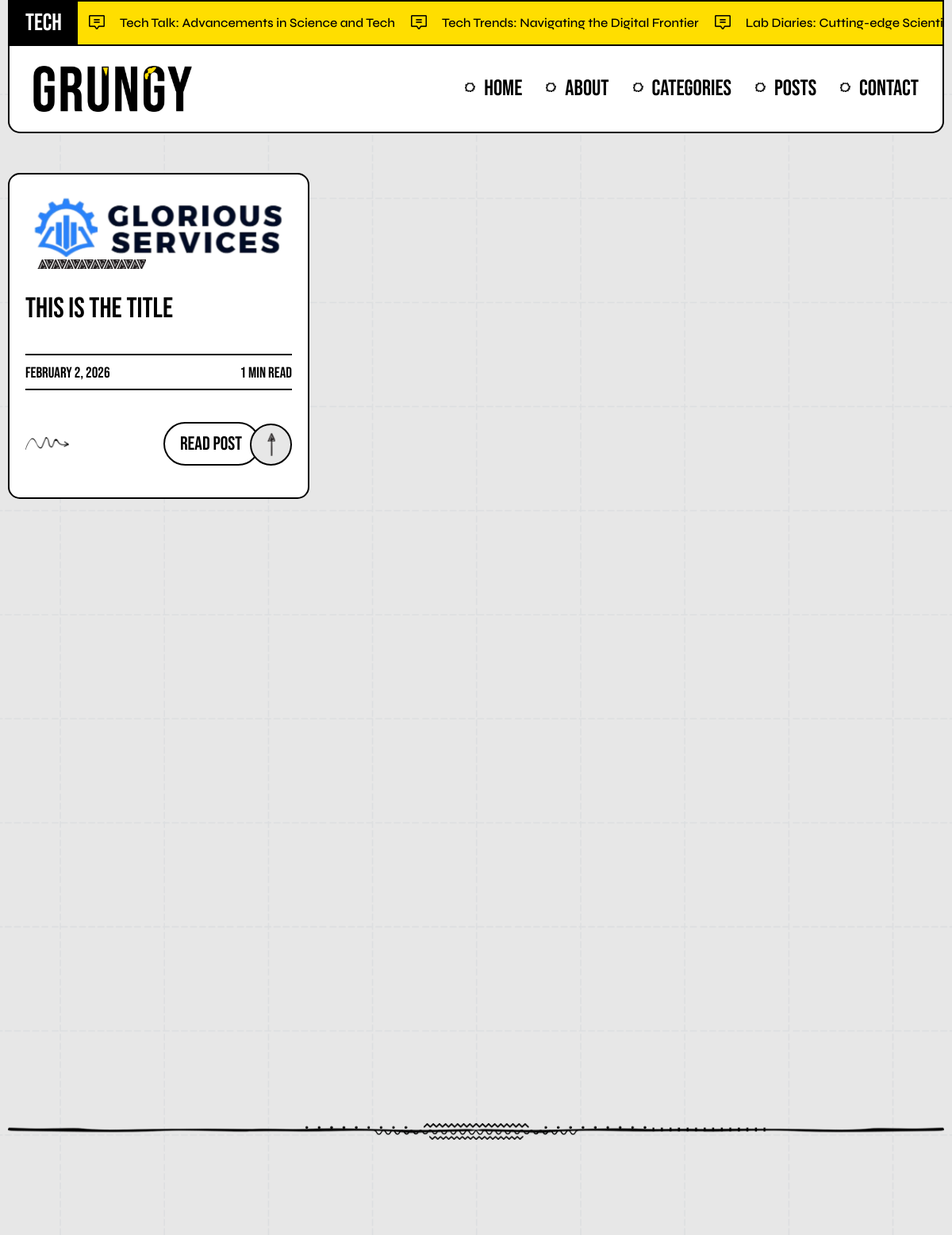
/posts.php, run on the app's committed database.
### tables this page shows
CREATE TABLE `blogs` (
  `id` int(11) NOT NULL,
  `title` varchar(255) DEFAULT NULL,
  `slug` varchar(255) DEFAULT NULL,
  `blog_date` date DEFAULT NULL,
  `content` longtext DEFAULT NULL,
  `featured_image` varchar(255) DEFAULT NULL,
  `meta_title` varchar(255) DEFAULT NULL,
  `meta_description` varchar(255) DEFAULT NULL,
  `category` varchar(100) DEFAULT NULL,
  `tags` varchar(255) DEFAULT NULL,
  `status` enum('draft','published') DEFAULT 'published',
  `created_at` timestamp NULL DEFAULT current_timestamp()
);

### posts.php (the view, shortened to what this page needs)
<?php
$host = "localhost";
$dbname = "u614646620_lyrical_db";
$username = "u614646620_lyrical_user";
$password = "Aezakmi22@@";
$conn = mysqli_connect($host, $username, $password, $dbname);
$query = "SELECT * FROM blogs WHERE status = 'published' ORDER BY blog_date DESC";
$result = mysqli_query($conn, $query);
?>
<!DOCTYPE html>
<html data-wf-page="grungy-id">
    <head>
        <link href="css/normalize.css" rel="stylesheet" type="text/css" />
        <link href="css/layout.css" rel="stylesheet" type="text/css" />
        <link href="css/style.css" rel="stylesheet" type="text/css" />
    </head>
    <body class="body">
         <?php include 'header.php'; ?>
        <section class="top-blog-section">
            <div class="w-layout-blockcontainer main-container w-container">
                <div class="top-blog-list-wrapper w-dyn-list">
                    <div role="list" class="top-blog-list w-dyn-items">
                        <?php
                        if (mysqli_num_rows($result) > 0) {
                            while ($blog = mysqli_fetch_assoc($result)) {
                                $title = htmlspecialchars($blog['title']);
                                $slug = htmlspecialchars($blog['slug']);
                                $blog_date = date('F j, Y', strtotime($blog['blog_date']));
                                $content = $blog['content'];
                                $featured_image = htmlspecialchars($blog['featured_image']);
                                $word_count = str_word_count(strip_tags($content));
                                $read_time = max(1, ceil($word_count / 200));
                                $image_path = !empty($featured_image) ? 'uploads/' . $featured_image : 'images/default-blog.jpg';
                                $blog_url = 'singleblog.php?slug=' . urlencode($slug);
                        ?>
                        <div role="listitem" class="w-dyn-item">
                            <div
                                data-w-id="1b3f3cd6-09ce-1f4e-e361-71a9f11e93a8"
                                class="top-blog-item"
                            >
                                <a href="<?php echo $blog_url; ?>" class="top-blog-img-wrapper w-inline-block">
                                    <img
                                        src="<?php echo $image_path; ?>"
                                        alt="<?php echo $title; ?>"
                                        class="top-blog-img"
                                    />
                                    <img src="images/post-dec.png" loading="lazy" width="143" alt="" class="tob-blog-line" />
                                </a>
                                <div class="top-blog-content">
                                    <h2 class="top-blog-title"><?php echo $title; ?></h2>
                                    <div class="top-blog-time-box">
                                        <div class="post-time-text"><?php echo $blog_date; ?></div>
                                        <div class="post-time-text"><?php echo $read_time; ?> min Read</div>
                                    </div>
                                    <div class="top-blog-read-box">
                                        <img src="images/snake-arrow.png" loading="lazy" width="55" alt="" class="top-blog-left-arrow" />
                                        <a href="<?php echo $blog_url; ?>" class="read-more w-inline-block">
                                            <div class="read-more-text">Read post</div>
                                            <div class="arrow">
                                                <img src="images/post-arr.png" loading="lazy" width="10" alt="" />
                                            </div>
                                        </a>
                                    </div>
                                </div>
                            </div>
                        </div>
                        <?php
                            }
                        } else {
                            echo '<div class="no-blogs-message" style="text-align: center; padding: 50px;">
                                    <h3>No blog posts found.</h3>
                                    <p>Check back soon for new content!</p>
                                  </div>';
                        }
                        ?>
                    </div>
                </div>
            </div>
        </section>
        <section class="newsletter-section">
            <div class="w-layout-blockcontainer main-container w-container">
            </div>
        </section>
         <?php include 'footer.php'; ?>
    </body>
</html>

### header.php (shortened to what this page needs)
<div id="home" class="header">
    <div class="inner-header">
        <div class="top-bar">
            <div class="tob-bar-category-text">Tech</div>
            <div class="tech-cateogry-moving-section">
                <div class="moving-tech-list-wrapper w-dyn-list">
                    <div role="list" class="moving-tech-list w-dyn-items">
                        <div role="listitem" class="w-dyn-item">
                            <a
                                href="singleblog.php"
                                class="moving-tech-item w-inline-block">
                                <img src="images/chat-centered-text.png" loading="lazy" width="20" alt="" class="comment-icon" />
                                <div class="moving-tech-text">Tech Talk: Advancements in Science and Tech</div>
                            </a>
                        </div>
                        <div role="listitem" class="w-dyn-item">
                            <a
                                href="singleblog.php"
                                class="moving-tech-item w-inline-block">
                                <img src="images/chat-centered-text.png" loading="lazy" width="20" alt="" class="comment-icon" />
                                <div class="moving-tech-text">Tech Trends: Navigating the Digital Frontier</div>
                            </a>
                        </div>
                        <div role="listitem" class="w-dyn-item">
                            <a
                                href="singleblog.php"
                                class="moving-tech-item w-inline-block">
                                <img src="images/chat-centered-text.png" loading="lazy" width="20" alt="" class="comment-icon" />
                                <div class="moving-tech-text">Lab Diaries: Cutting-edge Scientific Discoveries</div>
                            </a>
                        </div>
                    </div>
                </div>
            </div>
        </div>
        <div data-animation="default" data-collapse="medium" data-duration="400" data-easing="ease" data-easing2="ease" role="banner" class="navbar w-nav">
            <div class="inner-navbar">
                <a href="index.php" aria-current="page" class="logo w-nav-brand w--current">
                    <img
                        src="images/grungy-logo.png"
                        width="200"
                        alt=""
                        class="logo-img" />
                </a>
                <nav role="navigation" class="nav-menu w-nav-menu">
                    <a href="index.php" aria-current="page" class="menu-item w-nav-link w--current">Home</a>
                    <a href="about.php" class="menu-item w-nav-link">About</a>
                    <a href="categories.php" class="menu-item w-nav-link">categories</a>
                    <a href="blogs/index.php" class="menu-item w-nav-link">posts</a>
                    <a href="contact.php" class="menu-item w-nav-link">Contact</a>
                </nav>
            </div>
        </div>
    </div>
</div>

### footer.php (shortened to what this page needs)
<div class="footer">
    <div class="w-layout-blockcontainer main-container w-container">
        <div class="inner-footer">
        </div>
    </div>
</div>

### css/layout.css (style rules this page uses)
* { -webkit-box-sizing: border-box; -moz-box-sizing: border-box; box-sizing: border-box; }
html { height: 100%; }
body { margin: 0; min-height: 100%; background-color: #fff; font-family: Arial, sans-serif; font-size: 14px; line-height: 20px; color: #333; }
img { max-width: 100%; vertical-align: middle; display: inline-block; }
.w-inline-block { max-width: 100%; display: inline-block; }
h1, h2, h3, h4, h5, h6 { font-weight: bold; margin-bottom: 10px; }
h2 { font-size: 32px; line-height: 36px; margin-top: 20px; }
.w-container { margin-left: auto; margin-right: auto; max-width: 940px; }
.w-container:before, .w-container:after { content: " "; display: table; grid-column-start: 1; grid-row-start: 1; grid-column-end: 2; grid-row-end: 2; }
.w-container:after { clear: both; }
.w-nav { position: relative; background: #dddddd; z-index: 1000; }
.w-nav:before, .w-nav:after { content: " "; display: table; grid-column-start: 1; grid-row-start: 1; grid-column-end: 2; grid-row-end: 2; }
.w-nav:after { clear: both; }
.w-nav-brand { position: relative; float: left; text-decoration: none; color: #333333; }
.w-nav-link { position: relative; display: inline-block; vertical-align: top; text-decoration: none; color: #222222; padding: 20px; text-align: left; margin-left: auto; margin-right: auto; }
.w-nav-menu { position: relative; float: right; }

### data on the page
blogs: featured_image (picture), title "this is the title", blog_date "FEBRUARY 2, 2026", content "1"
